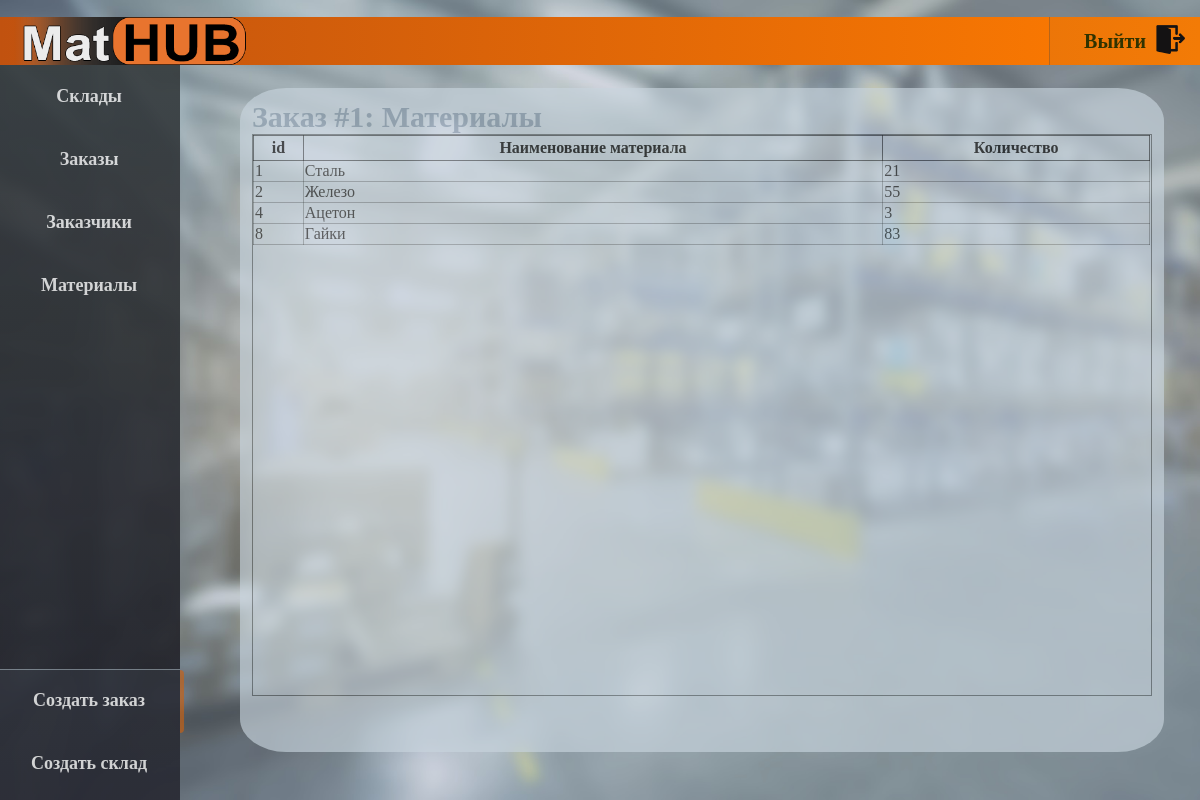
The page /order/1 (signed in) on the database its author committed.
### mymain/models.py (models this page shows, shortened)
class Material (models.Model):
    material_name = models.CharField (max_length=50, blank=False)

### mymain/views.py (the view)
# urls.py: path('order/<int:order_id>', material_in_order, name='order'),
def material_in_order (request, order_id):
    material = Material_in.objects.select_related('material').values('material_name__id', 'material_name__material_name').filter(order=order_id).annotate(total_sum=models.aggregates.Sum('material_count'))
    data = {"materials": material,
            "order_id": order_id,
            "field_num": Fields_num()}
    return render(request, "order_material.html", data)

### templates/order_material.html
{% extends "index.html" %}
{% block content %}
<div class="container">
    <div>
        <h1 id="title"> Заказ #{{ order_id }}: Материалы </h1>
    </div>
    <div id="table">
        <table class="info">
            <tbody>
            <tr><th>id</th><th>Наименование материала</th><th>Количество</th></tr>
        {% for i in materials %}
            <tr class="tr_active"><td>{{ i.material_name__id }}</td><td>{{ i.material_name__material_name }}</td><td>{{ i.total_sum }}</td></tr>
        {% endfor %}
                </tbody>
        </table>
    </div>
</div>
{% endblock %}

### static/assets/css/style.css (style rules this page uses)
h1, h2, h3, h4, h5, h6 { margin: 0px; }
html { margin: 0; background: #73767c; background-image: url(../images/bg.jpg); background-repeat: no-repeat; background-attachment: fixed; -webkit-background-size: cover; -moz-background-size: cover; -o-background-size: cover; background-size: cover; font-family: Calibri; }
body { position: fixed; margin: auto; font-size: 15px; color: #000000; width: 100vw; }
.container { position: absolute; top: 11dvh; left: 20dvw; height: 80dvh; width: 75dvw; padding: 1%; border-radius: 5%; background: #c8d5dd; z-index: -50; opacity: 0.65; }
#title { font-size: 2.5dvw; color: #6D8296C0; }
#table { border: solid; border-width: 1px; border-color: rgba(0, 0, 0, .5); height: 70dvh; overflow-y: scroll; }
.info { border-collapse: collapse; height: auto; width: 99.9%; }
th { border: solid; border-width: 1px; height: 25px; border-color: #000000A0; }
td { border: solid; border-width: 1px; border-color: #00000050; }
.tr_active { color: #202020; transition: .2s; }

### rows shown on the page
Material: material_name__id "1", material_name__material_name "Сталь", total_sum "21"
Material: material_name__id "2", material_name__material_name "Железо", total_sum "55"
Material: material_name__id "4", material_name__material_name "Ацетон", total_sum "3"
Material: material_name__id "8", material_name__material_name "Гайки", total_sum "83"

### other values the page prints
{{ order_id }} "1"
